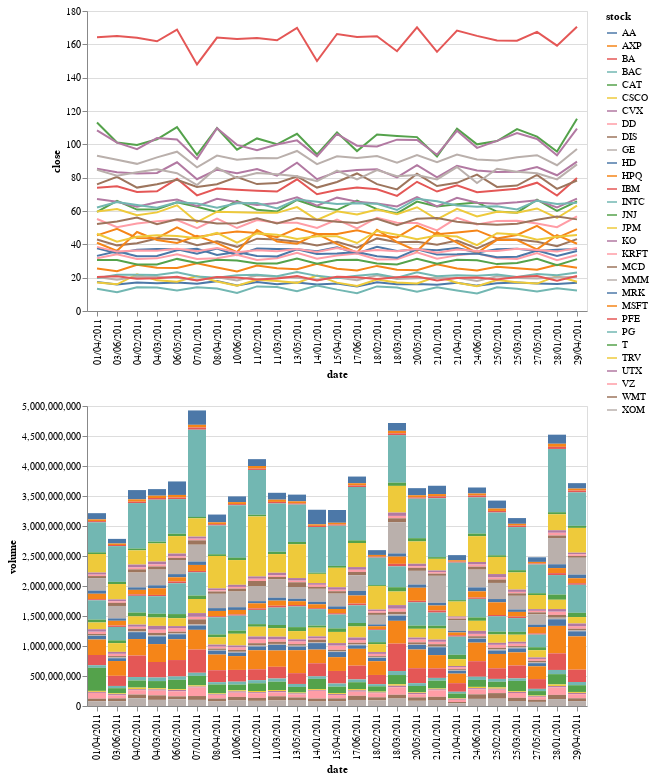

The notebook cell saved with this chart:
### Markdown cell above
Multiple line chart showing closing price of different stock on the Dow Jones.

### Code cell
stock_selector = alt.selection_multi(fields=[("stock")], bind="legend")

line_graph = alt.Chart(market_data).mark_line().encode(
    x = "date", 
    y = "close", 
    color = "stock:N",
    opacity=alt.condition(stock_selector, alt.value(1), alt.value(0.1)),
    tooltip = ["stock", "open", "high", "low", "close", "volume"]
    ).add_selection(stock_selector)

bar_chart = alt.Chart(market_data).mark_bar().encode(
    x="date", 
    y="volume",
    color = "stock:N"
    ).transform_filter(stock_selector)

alt.vconcat(line_graph, bar_chart)

### Figure 1 — Vega-Lite specification as saved in the notebook (floating-point values rounded to 4 significant figures; data arrays with more than 128 entries replaced by an {"elided": "..."} marker saying what was removed)
{"config": {"view": {"continuousWidth": 400, "continuousHeight": 300}}, "vconcat": [{"mark": "line", "encoding": {"color": {"type": "nominal", "field": "stock"}, "opacity": {"condition": {"value": 1, "selection": "selector085"}, "value": 0.1}, "tooltip": [{"type": "nominal", "field": "stock"}, {"type": "quantitative", "field": "open"}, {"type": "quantitative", "field": "high"}, {"type": "quantitative", "field": "low"}, {"type": "quantitative", "field": "close"}, {"type": "quantitative", "field": "volume"}], "x": {"type": "nominal", "field": "date"}, "y": {"type": "quantitative", "field": "close"}}, "selection": {"selector085": {"type": "multi", "fields": ["stock"], "bind": "legend"}}}, {"mark": "bar", "encoding": {"color": {"type": "nominal", "field": "stock"}, "x": {"type": "nominal", "field": "date"}, "y": {"type": "quantitative", "field": "volume"}}, "transform": [{"filter": {"selection": "selector085"}}]}], "data": {"name": "data-017e63c2599e9600b8e5e5466b4e70f4"}, "$schema": "https://vega.github.io/schema/vega-lite/v4.8.1.json", "datasets": {"data-017e63c2599e9600b8e5e5466b4e70f4": {"elided": "750 records"}}}
